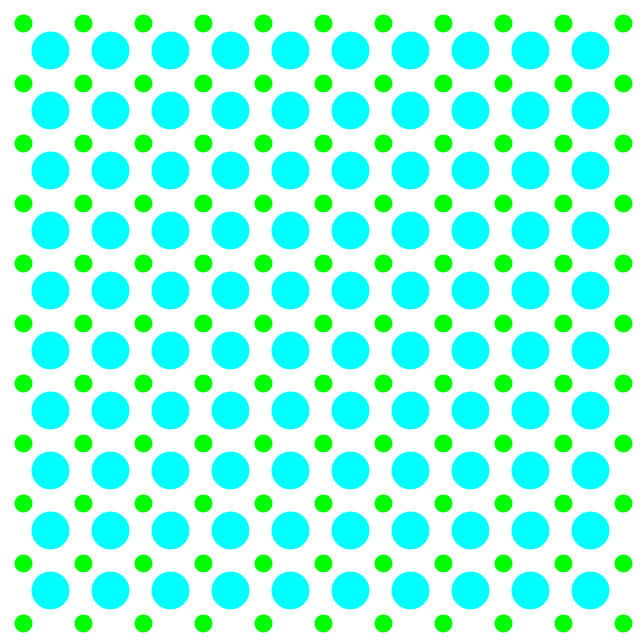
Frame 1 (no input)
Frame 60 (the mouse pressed at the canvas centre just before this capture): identical to frame 1, image omitted
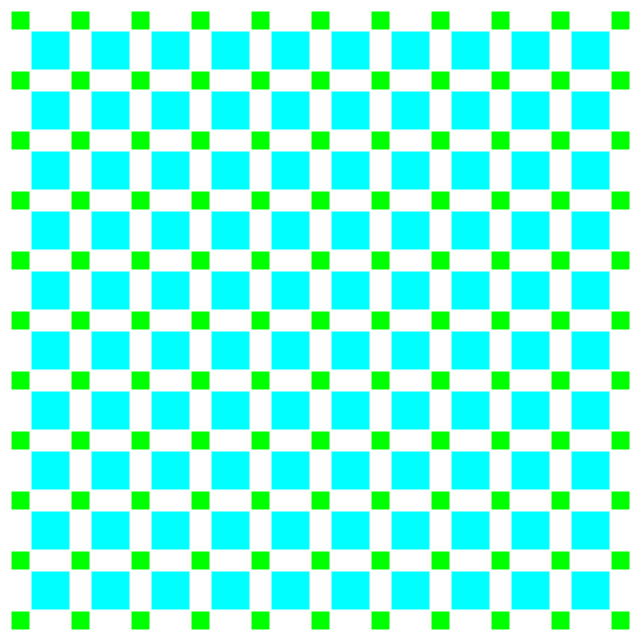
Frame 120 (the mouse held since frame 60 and released just before this capture)

The Processing sketch that drew these frames (run headless with seeded random() and noise(); from frame 60 on, the mouse is pressed at the canvas centre):

// Processing sketch: originalInteractivePattern
// ── originalInteractivePattern.pde
//By Sophie Lejot
  // Modified by Tifaine L
 
float x,y,l,h,z,w;

 
void setup () {
 
  size(640,640);

  noFill(); //pas de remplissage
  smooth() ; //lissage

  stroke(255) ; // couleur de contour
  strokeWeight(2) ; // epaisseur du contour

  l = 20 ;
  h = 20 ;
  z = 40 ;
  w = 40 ;
  
}
 
 
void draw() {


  // condition pour que les ronds se transforment en carrés
  if (mousePressed == true) { //si la souris est pressée :
    
    background (255); // Fond blanc : permet d'effacer les ronds
    
    // Petits rectangles verts
    for (int i=10; i<height; i+=60) { // condition de repetition)
    for (int j=10; j<width; j+=60) {
      fill(0,255,0);
      rect(i,j,l,h);
    }
    }
    
    // Rectangles bleus 
    for (int x=30; x<600; x+=60) { // condition de repetition)
    for (int y=30; y<600; y+=60) {
      fill(0,255,255);
      rect(x,y,z,w);
    }
    }
  } 
  else { // par défaut :
  
    background (255);
    
    // Ronds verts
    for (int i=23; i<height; i+=60) { // condition de repetition)
    for (int j=23; j<width; j+=60) {
      fill(0,255,0);
      ellipse(i,j,l,h); 
    }
    }
      
    // Ronds bleus
    for (int x=50; x<height; x+=60) { // condition de repetition)
    for (int y=50; y<width; y+=60) {
     fill(0,255,255);
     ellipse(x,y,z,w);
    }
    }
  } 
 
}
